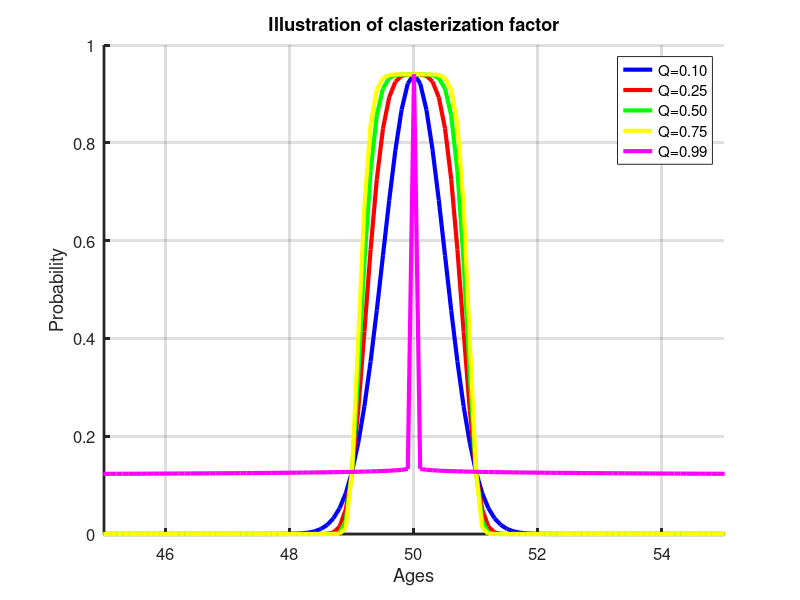

Write the MATLAB code that produced this figure.

close all;
clear all;
clc;

m = 50;
sigma = 2;
K = 0.75;

x = 0 : 0.1 : 100;

y0 = K * (1/sigma*sqrt(2*pi)) * exp( -(x - m).^(2*1) / 2 * sigma * sigma );
y1 = K * (1/sigma*sqrt(2*pi)) * exp( -(x - m).^(2*2) / 2 * sigma * sigma );
y2 = K * (1/sigma*sqrt(2*pi)) * exp( -(x - m).^(2*3) / 2 * sigma * sigma );
y3 = K * (1/sigma*sqrt(2*pi)) * exp( -(x - m).^(2*4) / 2 * sigma * sigma );
y4 = K * (1/sigma*sqrt(2*pi)) * exp( -(x - m).^(0.01) / 2 * sigma * sigma );

figure;
hold on;

plot(x, y0, 'linewidth', 3, 'color', 'b');
plot(x, y1, 'linewidth', 3, 'color', 'r');
plot(x, y2, 'linewidth', 3, 'color', 'g');
plot(x, y3, 'linewidth', 3, 'color', 'y');
plot(x, y4, 'linewidth', 3, 'color', 'm');

set(gca, 'linewidth', 2, 'fontsize', 12);
xlabel('Ages');
ylabel('Probability');
title('Illustration of clasterization factor');
legend('Q=0.10', 'Q=0.25', 'Q=0.50', 'Q=0.75', 'Q=0.99');
xlim([45; 55]);
ylim([0; 1]);
grid on;

hold off;
